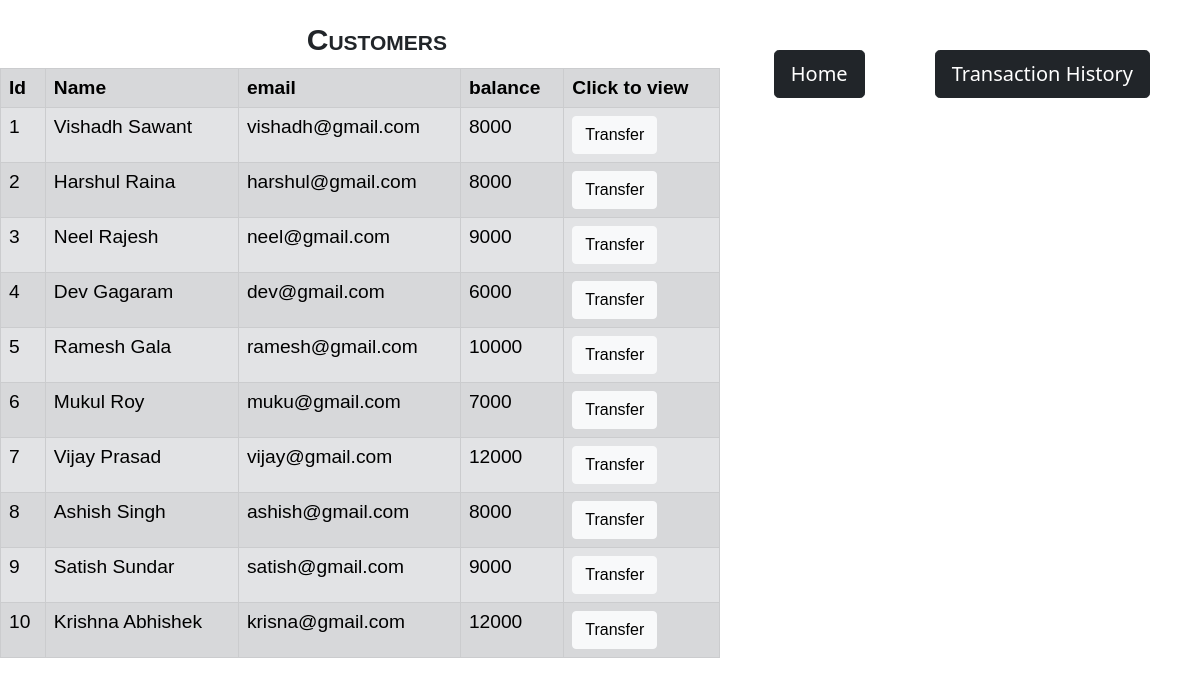
The page /customers.php on the database its author committed.
### tables this page shows
CREATE TABLE `customers` (
  `id` int(4) NOT NULL,
  `name` varchar(255) NOT NULL,
  `email` varchar(255) NOT NULL,
  `balance` int(11) NOT NULL DEFAULT 30000
);

### customers.php (the view, shortened to what this page needs)
<!DOCTYPE html>
<html lang=en>
    <head>
        <link href="https://cdn.jsdelivr.net/npm/bootstrap@5.0.0-beta1/dist/css/bootstrap.min.css" rel="stylesheet">
        <link rel="stylesheet" href ="styles.css">
    </head>
	<body id="customer">
		<a href="history.php" style ="float:right; padding: 50px 50px;"><button type="button" class="btn btn-dark btn-lg" >Transaction History </button></a>
		<a href="index.php" style ="float:right; padding: 50px 20px;"><button type="button" class="btn btn-dark btn-lg" >Home </button></a>
		<h2 class="head" style="font: small-caps bold 30px/1 sans-serif; text-align:center;"> Customers</h2>
		<table class="table table-striped table-secondary  table-bordered" id ="table">
			<tr>
				<th>Id</th>
				<th>Name</th>
				<th>email</th>
				<th>balance</th>
				<th>Click to view</th>
			</tr>
			<?php
				include 'config.php';
				$sql ="select * from customers";
				$query =mysqli_query($conn, $sql);
				while($rows = mysqli_fetch_assoc($query))
				{
			?>
				<tr>
					<td><?php echo $rows['id'] ?></td>
					<td><?php echo $rows['name']?></td>
					<td><?php echo $rows['email']?></td>
					<td><?php echo $rows['balance']?></td>
					<td><a href="transaction.php?id= <?php echo $rows['id'] ;?>"> <button type="button" class="btn btn-light">Transfer</button></a></td>
				</tr>
			<?php
				}
			?>
		</table>
	</body>
<html>

### styles.css (style rules this page uses)
body { background-image: url("image/euro5.jpg"); background-repeat: no-repeat; background-position: top; background-size: 1600px 1100px; }
#customer { background-image: url("image/euro5.jpg"); background-repeat: no-repeat; background-position: top; background-size: 1600px 1100px; }
.head { position: relative; top: 25px; }
#table { position:relative; top: 30px; font: 1.2em "Fira Sans", sans-serif; background-color: transparent; table-layout: auto; width: 60%; }

### rows shown on the page
customers: id "1", name "Vishadh Sawant", email "vishadh@gmail.com", balance "8000"
customers: id "2", name "Harshul Raina", email "harshul@gmail.com", balance "8000"
customers: id "3", name "Neel Rajesh", email "neel@gmail.com", balance "9000"
customers: id "4", name "Dev Gagaram", email "dev@gmail.com", balance "6000"
customers: id "5", name "Ramesh Gala", email "ramesh@gmail.com", balance "10000"
customers: id "6", name "Mukul Roy", email "muku@gmail.com", balance "7000"
customers: id "7", name "Vijay Prasad", email "vijay@gmail.com", balance "12000"
customers: id "8", name "Ashish Singh", email "ashish@gmail.com", balance "8000"
customers: id "9", name "Satish Sundar", email "satish@gmail.com", balance "9000"
customers: id "10", name "Krishna Abhishek", email "krisna@gmail.com", balance "12000"
